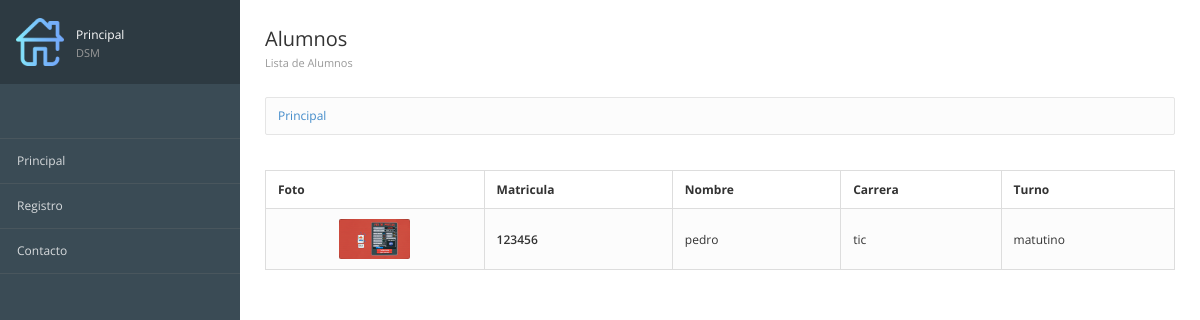
/, run on an earlier commit of the app's database.
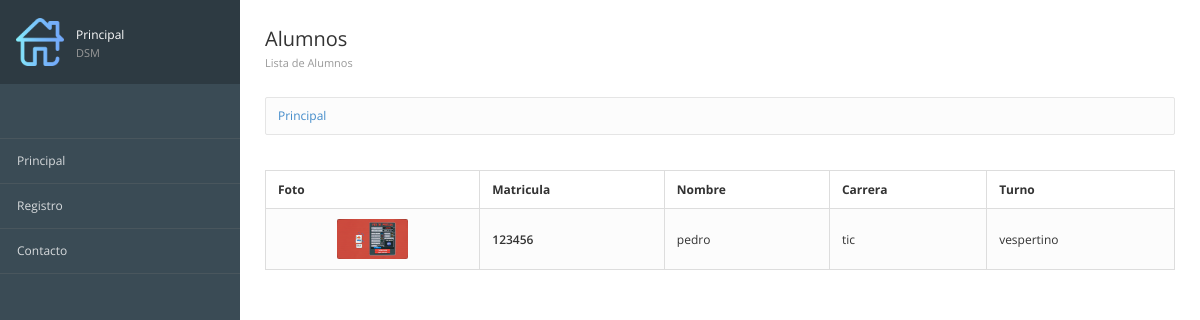
And on a later commit of the database.
### registros/models.py (models this page shows, shortened)
class Alumnos(models.Model):
    matricula=models.CharField(max_length=12,verbose_name="Mat")
    nombre=models.TextField()
    carrera=models.TextField()
    turno=models.CharField(max_length=10)
    imagen=models.ImageField(null=True,upload_to="fotos",verbose_name="Fotografia")
    created=models.DateTimeField(auto_now_add=True)
    updated=models.DateTimeField(auto_now_add=True)
    class Meta:
        verbose_name='Alumno'
        verbose_name_plural='Alumnos'
        ordering = ["-created"]

### registros/views.py (the view)
# urls.py: path('',views_registros.registros, name="Principal"),
def registros(request):
    alumnos=Alumnos.objects.all()
    return render(request,"registros/principal.html",{'alumnos':alumnos})

### inicio/templates/registros/principal.html (shortened to what this page needs)
{% extends "inicio/encabezado.html" %}
{% block imagen %}
	{% load static %}
	{%static 'inicio/images/home.png'%}
{% endblock %}
{% block pag %}Principal {% endblock %}
			{% block encabezado %}
			<h3>Alumnos
				<small>Lista de Alumnos </small></h3>
			{% endblock %}
{% block contenido %}
<table class="table table-bordered table-striped">
    <thead>
        <tr>
            <th>Foto</th>
            <th>Matricula</th>
            <th>Nombre</th>
            <th>Carrera</th>
            <th>Turno</th>
        </tr>
    </thead>
	<tbody>
		{% for alumno in alumnos %}
		<tr>
			<td class="text-center">
				<img src="{{ alumno.imagen.url }}" alt="" class="img-media">
			</td>
			<td class="text-semibold">{{ alumno.matricula }}</td>
			<td class="muted">{{ alumno.nombre }}</td>
			<td class="muted">{{ alumno.carrera }}</td>
			<td class="muted">{{ alumno.turno }}</td>
		</tr>
		{% endfor %}
	</tbody>
</table>
{% endblock %}

What changed in the data, as far as the page shows it:
changed Alumnos "pedro": turno "matutino" → "vespertino"
